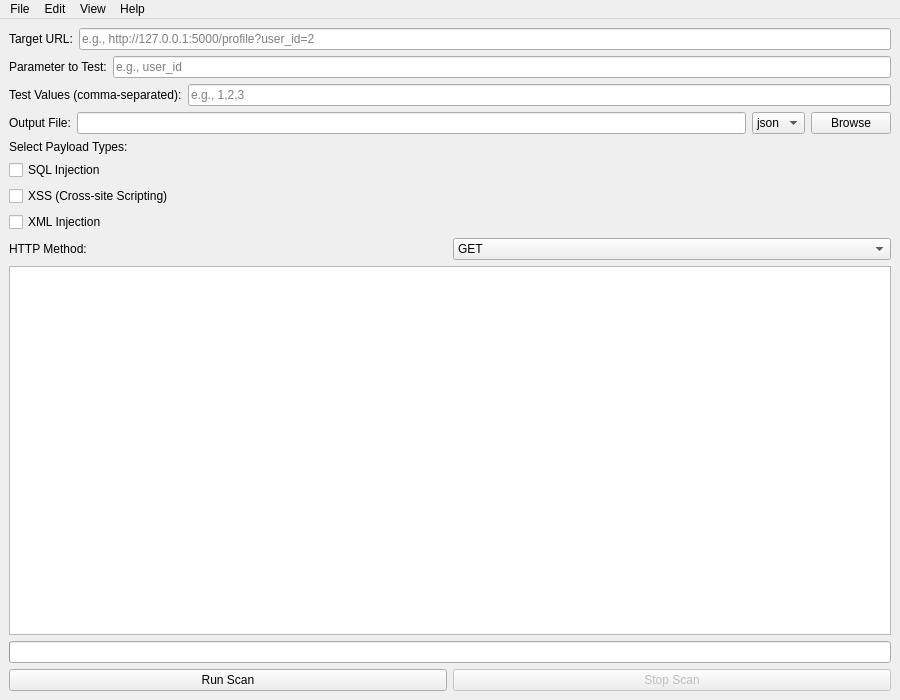
<?xml version="1.0" encoding="UTF-8"?>
<ui version="4.0">
 <class>MainWindow</class>
 <widget class="QMainWindow" name="MainWindow">
  <property name="geometry">
   <rect>
    <x>0</x>
    <y>0</y>
    <width>900</width>
    <height>700</height>
   </rect>
  </property>
  <property name="windowTitle">
   <string>IDOR Vulnerability Scanner</string>
  </property>
  <widget class="QWidget" name="centralwidget">
   <layout class="QVBoxLayout" name="verticalLayout">
    <item>
     <layout class="QHBoxLayout" name="url_layout">
      <item>
       <widget class="QLabel" name="url_label">
        <property name="text">
         <string>Target URL:</string>
        </property>
       </widget>
      </item>
      <item>
       <widget class="QLineEdit" name="url_input">
        <property name="placeholderText">
         <string>e.g., http://127.0.0.1:5000/profile?user_id=2</string>
        </property>
       </widget>
      </item>
     </layout>
    </item>
    <item>
     <layout class="QHBoxLayout" name="param_layout">
      <item>
       <widget class="QLabel" name="param_label">
        <property name="text">
         <string>Parameter to Test:</string>
        </property>
       </widget>
      </item>
      <item>
       <widget class="QLineEdit" name="param_input">
        <property name="placeholderText">
         <string>e.g., user_id</string>
        </property>
       </widget>
      </item>
     </layout>
    </item>
    <item>
     <layout class="QHBoxLayout" name="test_values_layout">
      <item>
       <widget class="QLabel" name="test_values_label">
        <property name="text">
         <string>Test Values (comma-separated):</string>
        </property>
       </widget>
      </item>
      <item>
       <widget class="QLineEdit" name="test_values_input">
        <property name="placeholderText">
         <string>e.g., 1,2,3</string>
        </property>
       </widget>
      </item>
     </layout>
    </item>
    <item>
     <layout class="QHBoxLayout" name="output_layout">
      <item>
       <widget class="QLabel" name="output_label">
        <property name="text">
         <string>Output File:</string>
        </property>
       </widget>
      </item>
      <item>
       <widget class="QLineEdit" name="output_input"/>
      </item>
      <item>
       <widget class="QComboBox" name="output_format_combo">
        <item>
         <property name="text">
          <string>json</string>
         </property>
        </item>
        <item>
         <property name="text">
          <string>txt</string>
         </property>
        </item>
        <item>
         <property name="text">
          <string>csv</string>
         </property>
        </item>
       </widget>
      </item>
      <item>
       <widget class="QPushButton" name="browse_button">
        <property name="text">
         <string>Browse</string>
        </property>
       </widget>
      </item>
     </layout>
    </item>
    <item>
     <layout class="QVBoxLayout" name="payload_layout">
      <item>
       <widget class="QLabel" name="payload_label">
        <property name="text">
         <string>Select Payload Types:</string>
        </property>
       </widget>
      </item>
      <item>
       <widget class="QCheckBox" name="sql_check">
        <property name="text">
         <string>SQL Injection</string>
        </property>
       </widget>
      </item>
      <item>
       <widget class="QCheckBox" name="xss_check">
        <property name="text">
         <string>XSS (Cross-site Scripting)</string>
        </property>
       </widget>
      </item>
      <item>
       <widget class="QCheckBox" name="xml_check">
        <property name="text">
         <string>XML Injection</string>
        </property>
       </widget>
      </item>
     </layout>
    </item>
    <item>
     <layout class="QHBoxLayout" name="method_layout">
      <item>
       <widget class="QLabel" name="method_label">
        <property name="text">
         <string>HTTP Method:</string>
        </property>
       </widget>
      </item>
      <item>
       <widget class="QComboBox" name="method_combo">
        <item>
         <property name="text">
          <string>GET</string>
         </property>
        </item>
        <item>
         <property name="text">
          <string>POST</string>
         </property>
        </item>
        <item>
         <property name="text">
          <string>PUT</string>
         </property>
        </item>
        <item>
         <property name="text">
          <string>DELETE</string>
         </property>
        </item>
       </widget>
      </item>
     </layout>
    </item>
    <item>
     <widget class="QTextEdit" name="log_area">
      <property name="readOnly">
       <bool>true</bool>
      </property>
     </widget>
    </item>
    <item>
     <widget class="QProgressBar" name="progress_bar"/>
    </item>
    <item>
     <layout class="QHBoxLayout" name="button_layout">
      <item>
       <widget class="QPushButton" name="run_button">
        <property name="text">
         <string>Run Scan</string>
        </property>
       </widget>
      </item>
      <item>
       <widget class="QPushButton" name="stop_button">
        <property name="text">
         <string>Stop Scan</string>
        </property>
        <property name="enabled">
         <bool>false</bool>
        </property>
       </widget>
      </item>
     </layout>
    </item>
   </layout>
  </widget>
  <widget class="QMenuBar" name="menuBar">
   <widget class="QMenu" name="menuFile">
    <property name="title">
     <string>File</string>
    </property>
    <addaction name="actionSave_Results"/>
    <addaction name="actionProxy_Settings"/>
    <addaction name="actionLogin_Settings"/>
    <addaction name="actionExit"/>
   </widget>
   <widget class="QMenu" name="menuEdit">
    <property name="title">
     <string>Edit</string>
    </property>
    <addaction name="actionPreferences"/>
   </widget>
   <widget class="QMenu" name="menuView">
    <property name="title">
     <string>View</string>
    </property>
    <addaction name="actionClear_Log"/>
   </widget>
   <widget class="QMenu" name="menuHelp">
    <property name="title">
     <string>Help</string>
    </property>
    <addaction name="actionAbout"/>
   </widget>
   <addaction name="menuFile"/>
   <addaction name="menuEdit"/>
   <addaction name="menuView"/>
   <addaction name="menuHelp"/>
  </widget>
  <action name="actionSave_Results">
   <property name="text">
    <string>Save Results</string>
   </property>
  </action>
  <action name="actionProxy_Settings">
   <property name="text">
    <string>Proxy Settings</string>
   </property>
  </action>
  <action name="actionLogin_Settings">
   <property name="text">
    <string>Login Settings</string>
   </property>
  </action>
  <action name="actionExit">
   <property name="text">
    <string>Exit</string>
   </property>
  </action>
  <action name="actionPreferences">
   <property name="text">
    <string>Preferences</string>
   </property>
  </action>
  <action name="actionClear_Log">
   <property name="text">
    <string>Clear Log</string>
   </property>
  </action>
  <action name="actionAbout">
   <property name="text">
    <string>About</string>
   </property>
  </action>
 </widget>
 <resources/>
 <connections/>
</ui>
